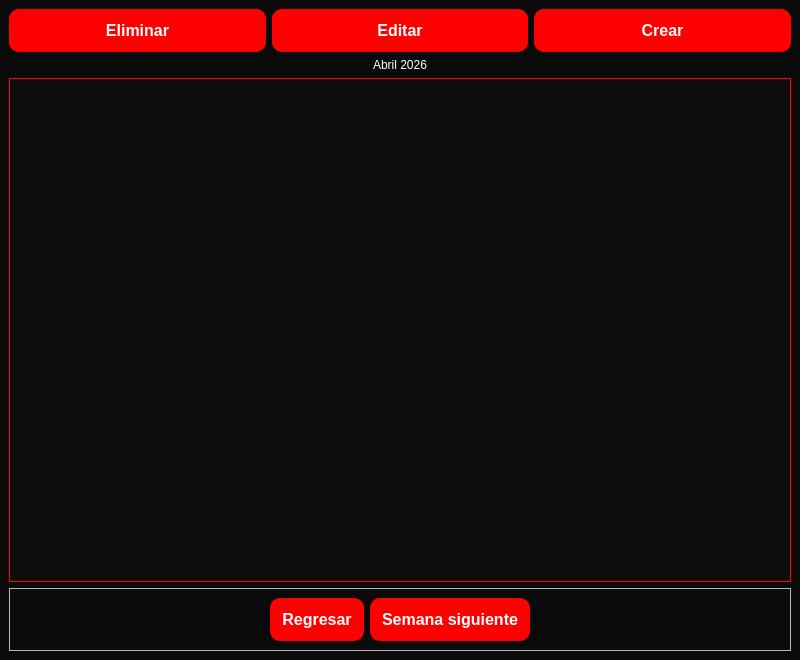
<?xml version="1.0" encoding="UTF-8"?>
<ui version="4.0">
 <class>MainWindow</class>
 <widget class="QMainWindow" name="MainWindow">
  <property name="geometry">
   <rect>
    <x>0</x>
    <y>0</y>
    <width>800</width>
    <height>660</height>
   </rect>
  </property>
  <property name="minimumSize">
   <size>
    <width>800</width>
    <height>600</height>
   </size>
  </property>
  <property name="windowTitle">
   <string>MainWindow</string>
  </property>
  <property name="styleSheet">
   <string notr="true">/* =========================================
   1. FONDO DE LA VENTANA (MAINWINDOW)
   ========================================= */
QMainWindow, #centralwidget {
    background-color: #0a0a0a; /* Negro oscuro profundo */
}

/* =========================================
   2. TEXTOS (LABELS)
   ========================================= */
QLabel {
    color: #ffffff; /* Texto blanco */
}

/* =========================================
   3. CAJAS DE TEXTO (USUARIO Y CONTRASEÑA)
   ========================================= */
QLineEdit {
    background-color: rgba(30, 30, 30, 200); /* Gris oscuro semi-transparente */
    border: 2px solid #555555; /* Borde gris apagado por defecto */
    border-radius: 10px; /* Esquinas redondeadas */
    color: #ffffff; /* Letras blancas al escribir */
    padding: 10px;
    font-size: 14px;
}

/* Efecto Neón cuando le das clic a la caja para escribir */
QLineEdit:focus {
    border: 2px solid #ff0000; /* Borde rojo brillante */
    background-color: rgba(50, 20, 20, 200); /* Un ligero tono rojizo en el fondo */
}

/* =========================================
   4. BOTÓN PRINCIPAL (ENTRAR)
   ========================================= */
QPushButton {
    background-color: #ff0000; /* Rojo sólido ZoomFit */
    color: white;
    border-radius: 10px;
    padding: 12px;
    font-size: 16px;
    font-weight: bold;
}

/* Efecto cuando pasas el mouse por encima del botón */
QPushButton:hover {
    background-color: #cc0000; /* Rojo más oscuro para dar efecto de clic */
}

/* =========================================
   5. ESTILO PARA EL CALENDARIO (TABLA)
   ========================================= */
QTableWidget {
    background-color: #0d0d0d;
    gridline-color: #333333; /* Líneas de la tabla discretas */
    border: 1px solid #ff0000;
    color: #ffffff;
}

QHeaderView::section {
    background-color: #1a1a1a;
    color: #ff0000; /* Títulos de días en rojo */
    padding: 5px;
    font-weight: bold;
    border: 1px solid #333333;
}

QTableWidget::item:selected {
    background-color: rgba(255, 0, 0, 100); /* Rojo suave al seleccionar */
    color: white;
}</string>
  </property>
  <widget class="QWidget" name="centralwidget">
   <layout class="QVBoxLayout" name="verticalLayout_2">
    <item>
     <layout class="QVBoxLayout" name="verticalLayout">
      <item>
       <layout class="QHBoxLayout" name="horizontalLayout">
        <item>
         <widget class="QPushButton" name="Buttonele">
          <property name="text">
           <string>Eliminar</string>
          </property>
         </widget>
        </item>
        <item>
         <widget class="QPushButton" name="Buttonedit">
          <property name="text">
           <string>Editar</string>
          </property>
         </widget>
        </item>
        <item>
         <widget class="QPushButton" name="Buttoncrear">
          <property name="text">
           <string>Crear</string>
          </property>
         </widget>
        </item>
       </layout>
      </item>
      <item>
       <widget class="QLabel" name="label">
        <property name="text">
         <string>Abril 2026</string>
        </property>
        <property name="alignment">
         <set>Qt::AlignCenter</set>
        </property>
       </widget>
      </item>
      <item>
       <widget class="QTableWidget" name="tabla_horario"/>
      </item>
      <item>
       <layout class="QVBoxLayout" name="verticalLayout_5">
        <item>
         <widget class="QFrame" name="frame">
          <property name="frameShape">
           <enum>QFrame::StyledPanel</enum>
          </property>
          <property name="frameShadow">
           <enum>QFrame::Raised</enum>
          </property>
          <layout class="QHBoxLayout" name="horizontalLayout_2">
           <item>
            <spacer name="horizontalSpacer">
             <property name="orientation">
              <enum>Qt::Horizontal</enum>
             </property>
             <property name="sizeHint" stdset="0">
              <size>
               <width>40</width>
               <height>20</height>
              </size>
             </property>
            </spacer>
           </item>
           <item>
            <widget class="QPushButton" name="Button_exit">
             <property name="maximumSize">
              <size>
               <width>500</width>
               <height>16777215</height>
              </size>
             </property>
             <property name="text">
              <string>Regresar</string>
             </property>
            </widget>
           </item>
           <item>
            <widget class="QPushButton" name="Button_ss">
             <property name="text">
              <string>Semana siguiente</string>
             </property>
            </widget>
           </item>
           <item>
            <spacer name="horizontalSpacer_2">
             <property name="orientation">
              <enum>Qt::Horizontal</enum>
             </property>
             <property name="sizeHint" stdset="0">
              <size>
               <width>40</width>
               <height>20</height>
              </size>
             </property>
            </spacer>
           </item>
          </layout>
         </widget>
        </item>
       </layout>
      </item>
     </layout>
    </item>
   </layout>
  </widget>
 </widget>
 <resources/>
 <connections/>
</ui>
